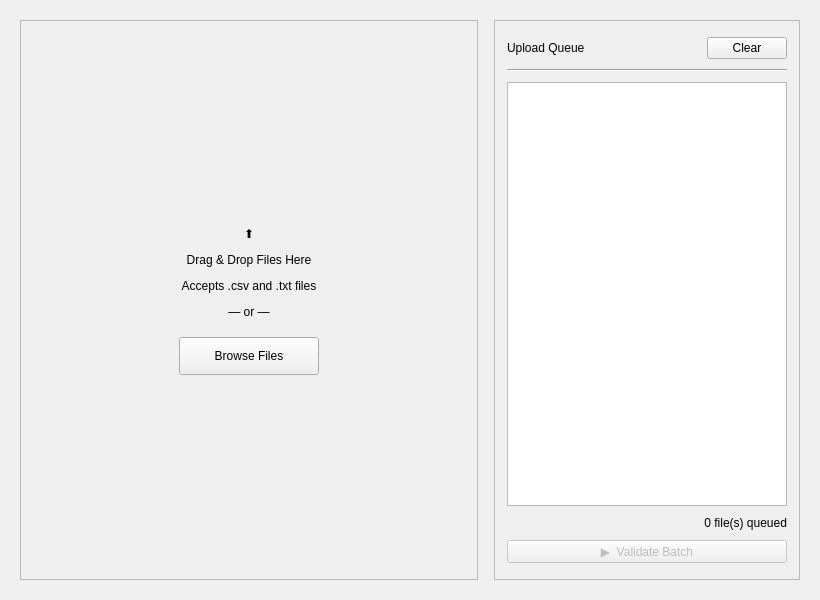
<?xml version="1.0" encoding="UTF-8"?>
<ui version="4.0">
 <class>UploadWidget</class>
 <widget class="QWidget" name="UploadWidget">
  <property name="geometry">
   <rect>
    <x>0</x>
    <y>0</y>
    <width>820</width>
    <height>600</height>
   </rect>
  </property>
  <property name="windowTitle">
   <string>File Upload</string>
  </property>
  <layout class="QHBoxLayout" name="mainLayout">
   <property name="spacing">
    <number>16</number>
   </property>
   <property name="leftMargin">
    <number>20</number>
   </property>
   <property name="topMargin">
    <number>20</number>
   </property>
   <property name="rightMargin">
    <number>20</number>
   </property>
   <property name="bottomMargin">
    <number>20</number>
   </property>

   <!-- LEFT: Drop Zone -->
   <item>
    <widget class="QFrame" name="dropZoneFrame">
     <property name="sizePolicy">
      <sizepolicy hsizetype="Expanding" vsizetype="Expanding">
       <horstretch>3</horstretch>
       <verstretch>0</verstretch>
      </sizepolicy>
     </property>
     <property name="frameShape">
      <enum>QFrame::StyledPanel</enum>
     </property>
     <property name="objectName">
      <string>dropZoneFrame</string>
     </property>
     <layout class="QVBoxLayout" name="dropZoneLayout">
      <property name="spacing">
       <number>12</number>
      </property>
      <item>
       <spacer name="topSpacer">
        <property name="orientation">
         <enum>Qt::Vertical</enum>
        </property>
        <property name="sizeHint" stdset="0">
         <size><width>20</width><height>40</height></size>
        </property>
       </spacer>
      </item>
      <item>
       <widget class="QLabel" name="dropIconLabel">
        <property name="text">
         <string>⬆</string>
        </property>
        <property name="alignment">
         <set>Qt::AlignHCenter|Qt::AlignVCenter</set>
        </property>
        <property name="objectName">
         <string>dropIconLabel</string>
        </property>
       </widget>
      </item>
      <item>
       <widget class="QLabel" name="dropMainLabel">
        <property name="text">
         <string>Drag &amp; Drop Files Here</string>
        </property>
        <property name="alignment">
         <set>Qt::AlignHCenter|Qt::AlignVCenter</set>
        </property>
        <property name="objectName">
         <string>dropMainLabel</string>
        </property>
       </widget>
      </item>
      <item>
       <widget class="QLabel" name="dropSubLabel">
        <property name="text">
         <string>Accepts .csv and .txt files</string>
        </property>
        <property name="alignment">
         <set>Qt::AlignHCenter|Qt::AlignVCenter</set>
        </property>
        <property name="objectName">
         <string>dropSubLabel</string>
        </property>
       </widget>
      </item>
      <item>
       <layout class="QHBoxLayout">
        <item>
         <spacer>
          <property name="orientation"><enum>Qt::Horizontal</enum></property>
          <property name="sizeHint" stdset="0"><size><width>40</width><height>20</height></size></property>
         </spacer>
        </item>
        <item>
         <widget class="QLabel" name="orDividerLabel">
          <property name="text"><string>— or —</string></property>
          <property name="alignment"><set>Qt::AlignHCenter</set></property>
          <property name="objectName"><string>orDividerLabel</string></property>
         </widget>
        </item>
        <item>
         <spacer>
          <property name="orientation"><enum>Qt::Horizontal</enum></property>
          <property name="sizeHint" stdset="0"><size><width>40</width><height>20</height></size></property>
         </spacer>
        </item>
       </layout>
      </item>
      <item>
       <layout class="QHBoxLayout">
        <item>
         <spacer>
          <property name="orientation"><enum>Qt::Horizontal</enum></property>
          <property name="sizeHint" stdset="0"><size><width>40</width><height>20</height></size></property>
         </spacer>
        </item>
        <item>
         <widget class="QPushButton" name="browseButton">
          <property name="text"><string>Browse Files</string></property>
          <property name="minimumSize">
           <size><width>140</width><height>38</height></size>
          </property>
          <property name="objectName"><string>browseButton</string></property>
         </widget>
        </item>
        <item>
         <spacer>
          <property name="orientation"><enum>Qt::Horizontal</enum></property>
          <property name="sizeHint" stdset="0"><size><width>40</width><height>20</height></size></property>
         </spacer>
        </item>
       </layout>
      </item>
      <item>
       <spacer name="bottomSpacer">
        <property name="orientation">
         <enum>Qt::Vertical</enum>
        </property>
        <property name="sizeHint" stdset="0">
         <size><width>20</width><height>40</height></size>
        </property>
       </spacer>
      </item>
     </layout>
    </widget>
   </item>

   <!-- RIGHT: Queue Panel -->
   <item>
    <widget class="QFrame" name="queueFrame">
     <property name="sizePolicy">
      <sizepolicy hsizetype="Preferred" vsizetype="Expanding">
       <horstretch>2</horstretch>
       <verstretch>0</verstretch>
      </sizepolicy>
     </property>
     <property name="minimumWidth">
      <number>240</number>
     </property>
     <property name="frameShape">
      <enum>QFrame::StyledPanel</enum>
     </property>
     <property name="objectName">
      <string>queueFrame</string>
     </property>
     <layout class="QVBoxLayout" name="queueLayout">
      <property name="spacing">
       <number>10</number>
      </property>
      <property name="leftMargin"><number>12</number></property>
      <property name="topMargin"><number>16</number></property>
      <property name="rightMargin"><number>12</number></property>
      <property name="bottomMargin"><number>16</number></property>

      <!-- Queue Header Row -->
      <item>
       <layout class="QHBoxLayout">
        <item>
         <widget class="QLabel" name="queueTitleLabel">
          <property name="text"><string>Upload Queue</string></property>
          <property name="objectName"><string>queueTitleLabel</string></property>
         </widget>
        </item>
        <item>
         <spacer>
          <property name="orientation"><enum>Qt::Horizontal</enum></property>
          <property name="sizeHint" stdset="0"><size><width>20</width><height>0</height></size></property>
         </spacer>
        </item>
        <item>
         <widget class="QPushButton" name="clearQueueButton">
          <property name="text"><string>Clear</string></property>
          <property name="maximumWidth"><number>60</number></property>
          <property name="objectName"><string>clearQueueButton</string></property>
         </widget>
        </item>
       </layout>
      </item>

      <!-- Divider line -->
      <item>
       <widget class="QFrame" name="queueDivider">
        <property name="frameShape"><enum>QFrame::HLine</enum></property>
        <property name="frameShadow"><enum>QFrame::Sunken</enum></property>
       </widget>
      </item>

      <!-- File list -->
      <item>
       <widget class="QListWidget" name="fileQueueList">
        <property name="objectName"><string>fileQueueList</string></property>
        <property name="selectionMode">
         <enum>QAbstractItemView::SingleSelection</enum>
        </property>
        <property name="alternatingRowColors"><bool>true</bool></property>
       </widget>
      </item>

      <!-- File count label -->
      <item>
       <widget class="QLabel" name="fileCountLabel">
        <property name="text"><string>0 file(s) queued</string></property>
        <property name="alignment"><set>Qt::AlignRight</set></property>
        <property name="objectName"><string>fileCountLabel</string></property>
       </widget>
      </item>

      <!-- Validate Button -->
      <item>
       <widget class="QPushButton" name="validateButton">
        <property name="text"><string>▶  Validate Batch</string></property>
        <property name="minimumHeight"><number>44</number></property>
        <property name="objectName"><string>validateButton</string></property>
        <property name="enabled"><bool>false</bool></property>
       </widget>
      </item>

     </layout>
    </widget>
   </item>

  </layout>
 </widget>
 <resources/>
 <connections/>
</ui>
